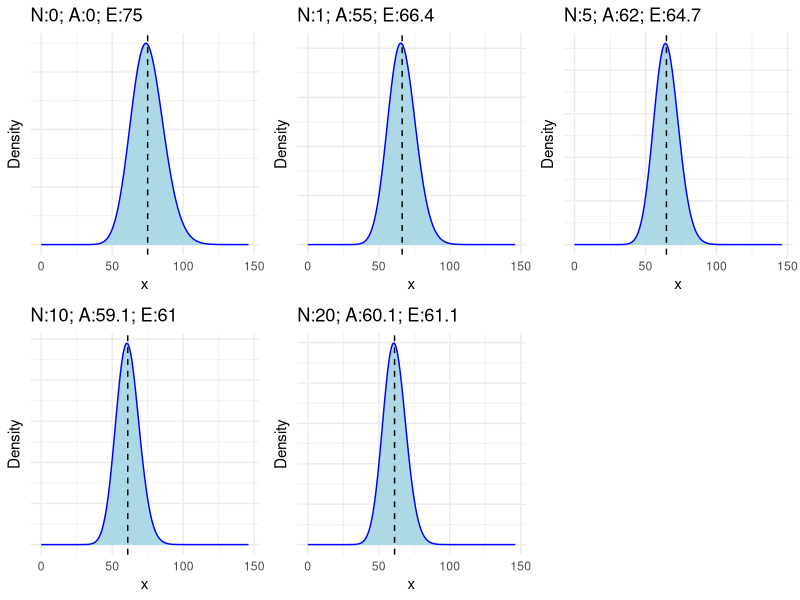

The R source for this figure:
# Frequency Bayesian


library(tidyverse)


number_of_trial = c(0,1, 5, 10, 20)
actual = rpois(n = max(number_of_trial), lambda = 62)
expected = 75




mean = expected
cv = 0.1

results <- purrr::map(number_of_trial, function(n){

  
  a = ifelse(n > 0, sum(actual[1:n]), 0)
  
  # initital prior
  alpha = 1/(cv*cv)
  beta =  alpha / mean
  
  # posterior
  alpha = alpha + a
  beta = beta + n
  
  r = alpha
  p = beta / (1 + beta)
  
  x = seq(0,max(actual) * 2, 1)
  posterior = dnbinom(x = x,
                      size = r,
                      prob = p)
  
  mean = r * (1-p) / p
  
  
  print(glue::glue("n:{n}; Mean: {mean}; CV: {1/(p)}"))
  
  posterior_plot <- ggplot2::ggplot(data = data.frame(x = x, y = posterior)) +
    ggplot2::geom_area(ggplot2::aes(x,y), fill = "light blue") +
    ggplot2::geom_line(ggplot2::aes(x,y), color = "blue") +
    geom_vline(xintercept = mean, linetype = "dashed") +
    ggplot2::theme_minimal() +
    ggplot2::ggtitle(label = glue::glue("N:{n}; A:{round(ifelse(n > 0, a/n, 0), 1)}; E:{round(mean, 1)}")) +
    scale_y_continuous(labels = NULL,
                       name = "Density")
  
})
  



cowplot::plot_grid(plotlist = results)


ppois(3,7.8)


